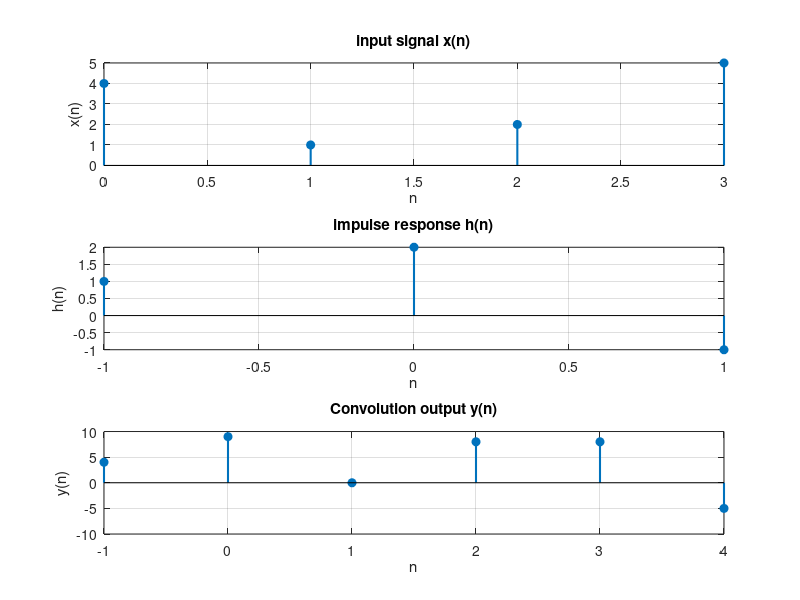

Reproduce this figure in MATLAB.
clear; clc; close all;

n_x = 0:3;
x = [4, 1, 2, 5];

n_h = -1:1;
h = [1, 2, -1];
        

n_start = n_x(1) + n_h(1);
n_end = n_x(end) + n_h(end);
n_y = n_start:n_end;

y = zeros(1,length(n_y));

for i = 1:length(n_y)
    n = n_y(i);
    
    for j = 1:length(n_x);
        k = n_x(j);
        h_index = n - k;
        
        if( h_index >= n_h(1) && h_index <= n_h(end))
            h_idx = find(n_h == h_index);
            y(i) = y(i) + x(j) * h(h_idx);
        end 
    end
end 

disp('Output indices n:');
disp(n_y);
disp('convolution output y(n)');
disp(y);

figure;

subplot(3, 1, 1);
stem(n_x, x, 'filled','linewidth',1.5);
title('input signal x(n)');
xlabel('n'); ylabel('x(n)');
grid on;

subplot(3,1,2);
stem(n_h, h, 'filled','linewidth',1.5);
title('impulse response h(n)');
xlabel('n'); ylabel('h(n)');
grid on;

subplot(3,1,3);
stem(n_y, y, 'filled','linewidth',1.5);
title('Convolution output y(n)');
xlabel('n'); ylabel('y(n)');
grid on; 
